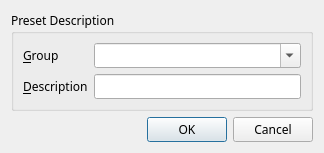
<?xml version="1.0" encoding="UTF-8"?>
<ui version="4.0">
 <class>AddPresetDialog</class>
 <widget class="QDialog" name="AddPresetDialog">
  <property name="geometry">
   <rect>
    <x>0</x>
    <y>0</y>
    <width>324</width>
    <height>137</height>
   </rect>
  </property>
  <property name="font">
   <font>
    <family>Sans Serif</family>
    <pointsize>9</pointsize>
   </font>
  </property>
  <property name="windowTitle">
   <string>Preset details</string>
  </property>
  <layout class="QVBoxLayout" name="verticalLayout">
   <item>
    <widget class="QGroupBox" name="descriptionBox">
     <property name="title">
      <string>Preset Description</string>
     </property>
     <layout class="QFormLayout" name="formLayout">
      <item row="0" column="0">
       <widget class="QLabel" name="groupLabel">
        <property name="text">
         <string>&amp;Group</string>
        </property>
        <property name="buddy">
         <cstring>group</cstring>
        </property>
       </widget>
      </item>
      <item row="0" column="1">
       <widget class="QComboBox" name="group">
        <property name="editable">
         <bool>true</bool>
        </property>
       </widget>
      </item>
      <item row="1" column="0">
       <widget class="QLabel" name="descriptionLabel">
        <property name="text">
         <string>&amp;Description</string>
        </property>
        <property name="buddy">
         <cstring>description</cstring>
        </property>
       </widget>
      </item>
      <item row="1" column="1">
       <widget class="QLineEdit" name="description"/>
      </item>
     </layout>
    </widget>
   </item>
   <item>
    <widget class="QDialogButtonBox" name="buttonBox">
     <property name="orientation">
      <enum>Qt::Horizontal</enum>
     </property>
     <property name="standardButtons">
      <set>QDialogButtonBox::Cancel|QDialogButtonBox::Ok</set>
     </property>
    </widget>
   </item>
  </layout>
 </widget>
 <tabstops>
  <tabstop>description</tabstop>
  <tabstop>buttonBox</tabstop>
  <tabstop>group</tabstop>
 </tabstops>
 <resources/>
 <connections>
  <connection>
   <sender>buttonBox</sender>
   <signal>accepted()</signal>
   <receiver>AddPresetDialog</receiver>
   <slot>accept()</slot>
   <hints>
    <hint type="sourcelabel">
     <x>257</x>
     <y>194</y>
    </hint>
    <hint type="destinationlabel">
     <x>157</x>
     <y>203</y>
    </hint>
   </hints>
  </connection>
  <connection>
   <sender>buttonBox</sender>
   <signal>rejected()</signal>
   <receiver>AddPresetDialog</receiver>
   <slot>reject()</slot>
   <hints>
    <hint type="sourcelabel">
     <x>314</x>
     <y>194</y>
    </hint>
    <hint type="destinationlabel">
     <x>286</x>
     <y>203</y>
    </hint>
   </hints>
  </connection>
 </connections>
</ui>
